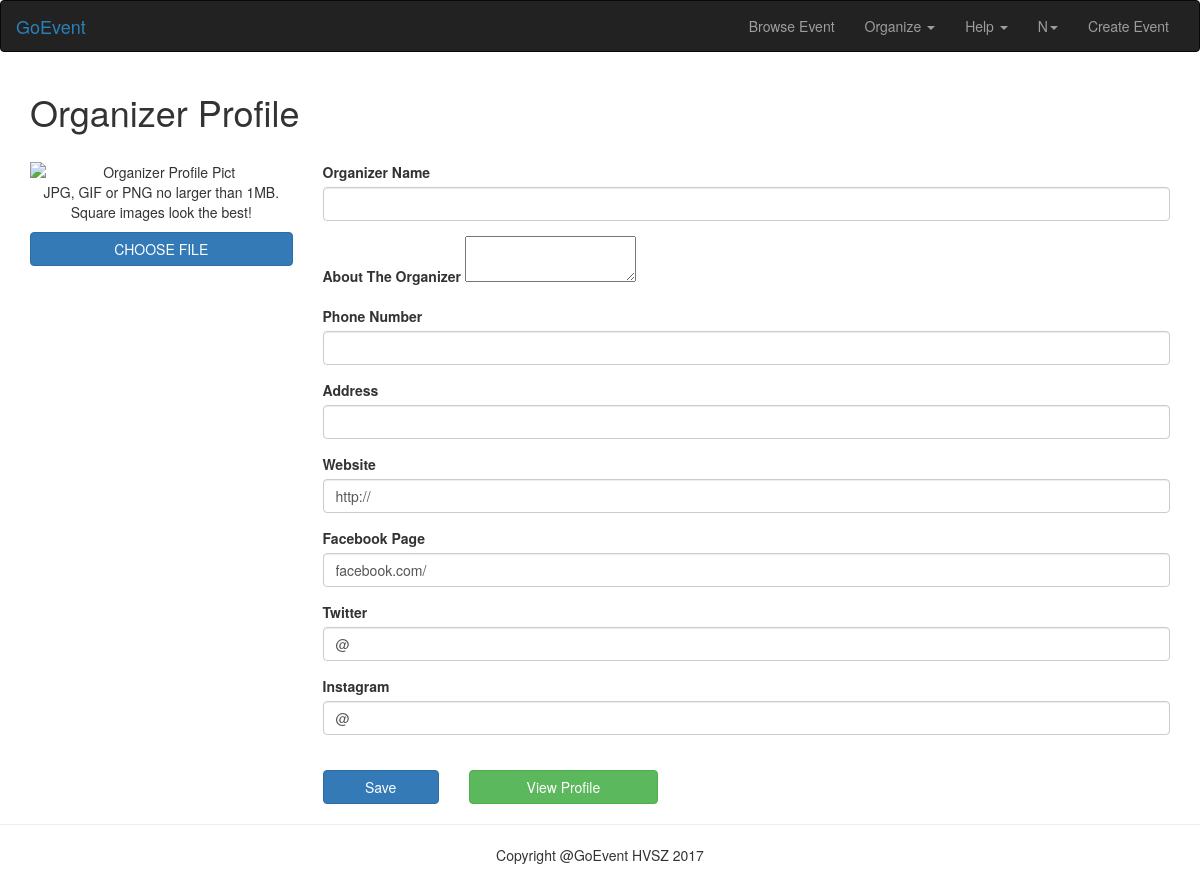
The app's page /pages/organizer_profile/index.php (signed in) with its own data.
### tables this page shows
CREATE TABLE `organizer` (
  `organizer_id` int(11) NOT NULL,
  `organizer_name` varchar(30) NOT NULL,
  `organizer_description` text NOT NULL,
  `organizer_phone_number` varchar(100) NOT NULL,
  `organizer_address` text NOT NULL,
  `organizer_website` text NOT NULL,
  `organizer_facebook` varchar(100) NOT NULL,
  `organizer_twitter` varchar(100) NOT NULL,
  `organizer_instagram` varchar(100) NOT NULL,
  `organizer_photo` text NOT NULL
);

### pages/organizer_profile/index.php (the view, shortened to what this page needs)
<?php
    require_once '../backend/organizer_profile.php';
     $organizer_query = mysqli_query($connect, "SELECT * FROM organizer WHERE organizer_id = '$mark'");
     $organizer_query = mysqli_fetch_assoc($organizer_query);
?>
<!DOCTYPE html>
<html lang="en" >
<head>
  <link href="../../css/bootstrap.min.css" rel="stylesheet">
  <link href="../../css/style.css" rel="stylesheet" />
  <link rel="stylesheet" href="https://maxcdn.bootstrapcdn.com/bootstrap/3.3.7/css/bootstrap.min.css">
    <link rel="stylesheet" href="https://cdnjs.cloudflare.com/ajax/libs/bootstrap-select/1.12.4/css/bootstrap-select.min.css">
</head>
<body>
    <nav class="navbar navbar-inverse">
        <div class="container-fluid">
          <div class="navbar-header">
            <a class="navbar-brand" id="goevent_color" href="../../">GoEvent</a>
          </div>
          <div class="collapse navbar-collapse" id="bs-example-navbar-collapse-1">
            <ul class="nav navbar-nav navbar-right">
              <li><a href="../../pages/browse_event">Browse Event</a></li>
              <li class="dropdown">
                <a href="#" class="dropdown-toggle" data-toggle="dropdown" role="button" aria-haspopup="true" aria-expanded="false">Organize <span class="caret"></span></a>
              </li>
              <li class="dropdown">
                <a href="#" class="dropdown-toggle" data-toggle="dropdown" role="button" aria-haspopup="true" aria-expanded="false">Help <span class="caret"></span></a>
              </li>
              <?php if (!empty($_SESSION['user_id'])) { ?>
              <li class="dropdown">
                <a href="#" class="dropdown-toggle" data-toggle="dropdown" role="button" aria-haspopup="true" aria-expanded="false"><?php $user_name = $_SESSION['user_name']; echo strtoupper(substr($user_name,0,1)) ?><span class="caret"></span></a>
              </li>
              <?php } else {
               header('Location: ../sign_in/' );
              } ?>
              <li><a href="../../pages/create_event">Create Event</a></li>
            </ul>
          </div>
        </div>
    </nav>
  <div class="container">
    <div class="row">
      <div class="col-lg-10">
        <h1>Organizer Profile</h1>
      </div>
    </div>
    <br />
    <div class="row">
      <div class="col-lg-3 text-center">
        <img src="../../photo_organizer/<?php $organizer_query['organizer_name']?>" class="img-responsive" alt="Organizer Profile Pict" />
        <p>JPG, GIF or PNG no larger than 1MB. Square images look the best!</p>
        <a href="#" class="btn btn-primary btn-round btn-block">CHOOSE FILE</a>
      </div>
      <div class="col-lg-9">
        <form action="../backend/organizer_profile.php" enctype="multipart/form-data" method="post">
              <div class="form-group">
                <label for="exampleInputEmail1">Organizer Name</label>
                <input type="text" name="organizer_name" class="form-control" id="exampleInputEmail1" value= "<?php echo $organizer_query['organizer_name'] ?>" >
              </div>
              <div class="form-group">
                  <label for="exampleInputEmail1">About The Organizer</label>
                		<textarea class="ckeditor" id="ckedtor" name="ckeditor" value= "<?php echo $organizer_query['organizer_name'] ?>" ></textarea>
              </div>
              <div class="form-group">
                <label for="exampleInputEmail1">Phone Number</label>
                <input type="number" name="organizer_phone_number" class="form-control" id="exampleInputEmail1" value= "<?php echo $organizer_query['organizer_phone_number'] ?>" >
              </div>
                <div class="form-group">
                  <label for="exampleInputEmail1">Address</label>
                  <br />
                                <input id="autocomplete" class="form-control" value= "<?php echo $organizer_query['organizer_address'] ?>" onFocus="geolocate()" type="text" name="organizer_address"></input>
                </div>
              <div class="form-group">
                <label for="exampleInputEmail1">Website</label>
                <input type="url" name="organizer_website" class="form-control" id="exampleInputEmail1" value= "<?php echo $organizer_query['organizer_website']  ?>" >
              </div>
              <div class="form-group">
                <label for="exampleInputEmail1">Facebook Page</label>
                <input type="text" name="organizer_facebook" class="form-control" id="exampleInputEmail1" value= "<?php echo $organizer_query['organizer_facebook'] ?>">
              </div>
              <div class="form-group">
                <label for="exampleInputEmail1">Twitter</label>
                <input type="text" name="organizer_twitter" class="form-control" id="exampleInputEmail1" value= "<?php echo $organizer_query['organizer_twitter']  ?>">
              </div>
              <div class="form-group">
                <label for="exampleInputEmail1">Instagram</label>
                <input type="text" name="organizer_instagram" class="form-control" id="exampleInputEmail1" value= "<?php echo $organizer_query['organizer_instagram']?>" >
              </div>
              <br />
              <div class="row">
                <div class="col-lg-2 col-md-3 col-sm-3 col-xs-3">
                  <button type="submit" class="btn btn-primary btn-round btn-block">Save</button>
                </div>
                <div class="col-lg-3 col-md-4 col-sm-5 col-xs-5">
                  <a href="../../pages/organizer_profile_attendance" class="btn btn-success btn-round btn-block">View Profile</a>
                </div>
              </div>
          </form>
      </div>
    </div>
  </div>
  <footer>
    <hr />
    <div class="container">
      <p class="text-center">Copyright @GoEvent   HVSZ 2017</p>
    </div>
  </footer>
</body>
</html>

### css/style.css (style rules this page uses)
html, body { height: 100%; width: 100%; font-family: Comfortaa, Arial, sans-serif; }
#goevent_color { color: #2980b9; }
.btn-round { border-radius: 17px; }

### records on screen
organizer: organizer_website "http://", organizer_facebook "facebook.com/", organizer_twitter "@", organizer_instagram "@"

### other values on screen
substr($user_name,0,1) "N"
